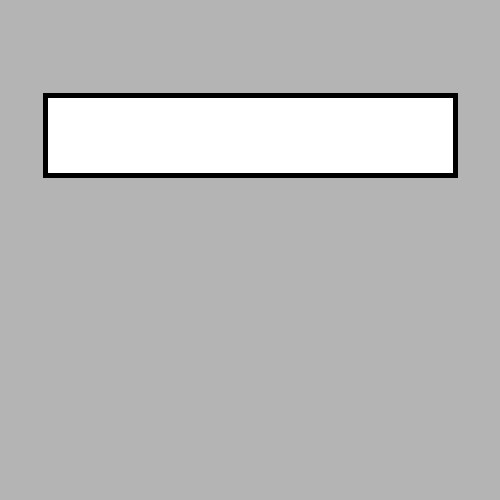
Frame 1 (no input)
Frame 60 (the mouse pressed at the canvas centre just before this capture): identical to frame 1, image omitted
Frame 120 (the mouse held since frame 60 and released just before this capture): identical to frame 1, image omitted

The Processing sketch that drew this single still picture (run headless with seeded random() and noise(); from frame 60 on, the mouse is pressed at the canvas centre):

// Processing sketch: lecture_240821b_function
// ── lecture_240821b_function.pde
void setup(){
  size(500, 500);
}
void draw(){
  background(180);
  scale(5);
  rect(9, 19, 82, 16);
}
